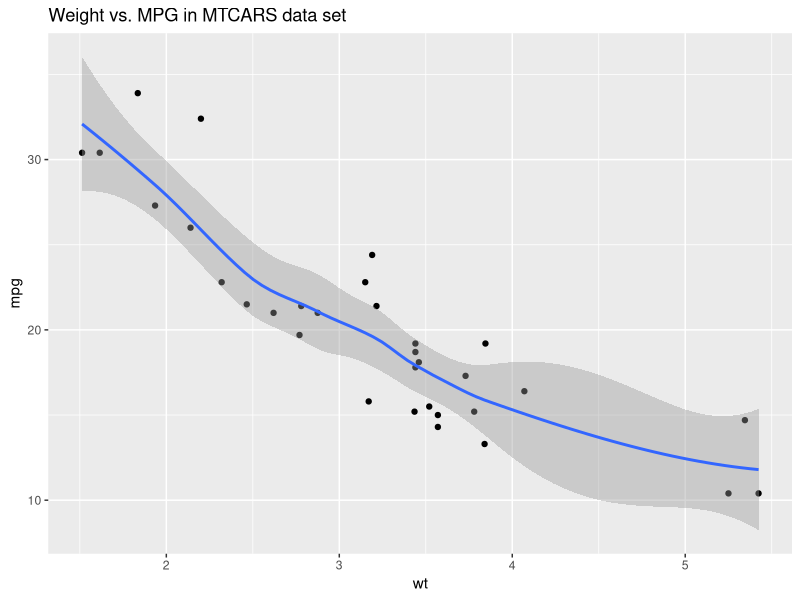

Source code (R):
## ---- chunk 1
library(magrittr)
library(ggplot2)
mtcars %>% ggplot(aes(x = wt, y = mpg)) + geom_point() + geom_smooth() + ggtitle("Weight vs. MPG in MTCARS data set")
